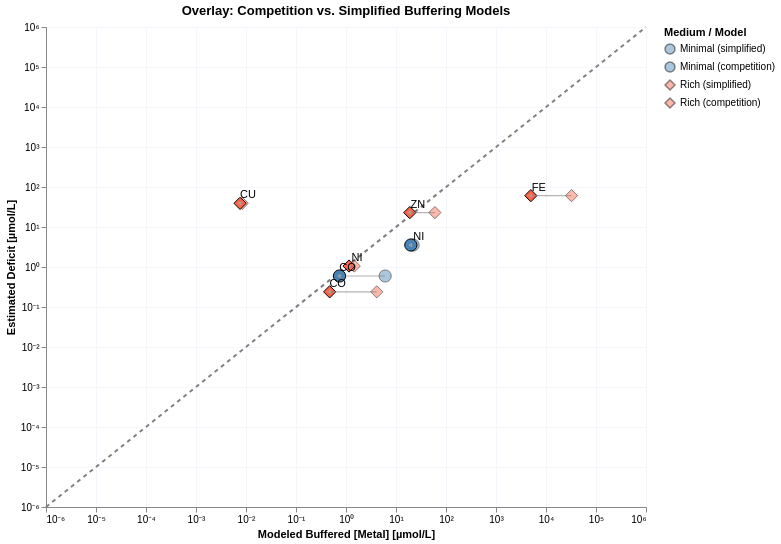

Here is the notebook cell this chart was saved with:
### Markdown cell above
### Plot 3 – Overlay: competition vs. simplified, with shift arrows

### Code cell
def prep_model_df(plot_df_pd, model_label: str) -> pl.DataFrame:
    return (
        pl.from_pandas(plot_df_pd)
        .with_columns([
            (pl.col("est_buf_center_M") * 1e6).alias("x_uM"),
            (pl.col("deficit_M")        * 1e6).alias("y_uM"),
            pl.lit(model_label).alias("model"),
        ])
        .filter((pl.col("x_uM") > 0) & (pl.col("y_uM") > 0))
    )

df_simp = prep_model_df(plot_df_simp, "simplified")
df_comp = prep_model_df(plot_df_comp, "competition")

df_simp = df_simp.with_columns(
    pl.concat_str([pl.col("Medium"), pl.lit(" (simplified)")]).alias("medium_model")
)
df_comp = df_comp.with_columns(
    pl.concat_str([pl.col("Medium"), pl.lit(" (competition)")]).alias("medium_model")
)

# ── Scales for the four-way legend ───────────────────────────────────────────
DOMAIN = [
    "Minimal (simplified)", "Minimal (competition)",
    "Rich (simplified)",    "Rich (competition)",
]
COLOR_RANGE = ["steelblue", "steelblue", "tomato", "tomato"]
SHAPE_RANGE = ["circle",    "circle",    "diamond", "diamond"]
OPACITY_RANGE = [0.4, 1.0, 0.4, 1.0]   # simplified = faded, competition = solid

color_scale4 = alt.Scale(domain=DOMAIN, range=COLOR_RANGE)
shape_scale4 = alt.Scale(domain=DOMAIN, range=SHAPE_RANGE)

_ax_x = alt.Axis(labelExpr=_log_label_unicode, title="Modeled Buffered [Metal] [µmol/L]")
_ax_y = alt.Axis(labelExpr=_log_label_unicode, title="Estimated Deficit [µmol/L]")

legend_cfg = alt.Legend(title="Medium / Model")
# Arrow table: one row per (Medium, Element) pair
df_arrows = (
    df_simp.join(df_comp, on=["Medium", "Element"], suffix="_comp")
    .filter(
        (pl.col("x_uM_comp") > 0) & (pl.col("y_uM_comp") > 0) &
        ((pl.col("x_uM_comp") - pl.col("x_uM")).abs() +
         (pl.col("y_uM_comp") - pl.col("y_uM")).abs() > 1e-10)
    )
)

# Compute arrowhead angle in log10 space — in Vega 0°=up, clockwise positive
x0 = df_arrows["x_uM"].to_numpy()
y0 = df_arrows["y_uM"].to_numpy()
x1 = df_arrows["x_uM_comp"].to_numpy()
y1 = df_arrows["y_uM_comp"].to_numpy()
math_angle = np.degrees(np.arctan2(np.log10(y1/y0), np.log10(x1/x0)))
vega_angle  = 90 - math_angle   # convert: math 0°=right → Vega 0°=up

df_arrows = df_arrows.with_columns(
    pl.Series("arrow_angle_deg", vega_angle)
)

x_scale = alt.Scale(type="log", domain=[1e-6, 1e6])
y_scale = alt.Scale(type="log", domain=[1e-6, 1e6])
color_scale = alt.Scale(
    domain=["Minimal","Rich"],
    range=["steelblue","tomato"]
)
shape_scale = alt.Scale(
    domain=["Minimal","Rich"],
    range=["circle","diamond"]
)

# 1. y = x reference
ref_line = (
    alt.Chart(pl.DataFrame({"v": [1e-6, 1e6]}))
    .mark_line(strokeDash=[4,4], color="gray")
    .encode(
        x=alt.X("v:Q", scale=x_scale, axis=_ax_x),
        y=alt.Y("v:Q", scale=y_scale, axis=_ax_y),
    )
)

# 2. Simplified points — semi-transparent
simp_pts = (
    alt.Chart(df_simp)
    .mark_point(filled=True, size=150, stroke="black", strokeWidth=1)
    .encode(
        x=alt.X("x_uM:Q", scale=x_scale, title="Modeled Buffered [Metal] [µmol/L]"),
        y=alt.Y("y_uM:Q", scale=y_scale, title="Estimated Deficit [µmol/L]"),
        color=alt.Color("medium_model:N", scale=color_scale4, legend=legend_cfg),
        shape=alt.Shape("medium_model:N", scale=shape_scale4, legend=legend_cfg),
        opacity=alt.OpacityValue(0.45),
    )
)


# 3. Competition points — opaque, with labels
comp_pts = (
    alt.Chart(df_comp)
    .mark_point(filled=True, size=150, stroke="black", strokeWidth=1)
    .encode(
        x=alt.X("x_uM:Q", scale=x_scale),
        y=alt.Y("y_uM:Q", scale=y_scale),
        color=alt.Color("medium_model:N", scale=color_scale4, legend=legend_cfg),
        shape=alt.Shape("medium_model:N", scale=shape_scale4, legend=legend_cfg),
        opacity=alt.OpacityValue(1.0),
    )
)

comp_labels = (
    alt.Chart(df_comp)
    .mark_text(dx=8, dy=-8, fontSize=11)
    .encode(
        x=alt.X("x_uM:Q", scale=x_scale),
        y=alt.Y("y_uM:Q", scale=y_scale),
        text="Element:N",
    )
)

# 4a. Arrow lines (simplified → competition)
arrow_lines = (
    alt.Chart(df_arrows)
    .mark_rule(color="gray", opacity=0.6, strokeWidth=1.2)
    .encode(
        x=alt.X( "x_uM:Q",      scale=x_scale),
        y=alt.Y( "y_uM:Q",      scale=y_scale),
        x2=alt.X2("x_uM_comp:Q"),
        y2=alt.Y2("y_uM_comp:Q"),
    )
)

# 4b. Arrowheads at the tip (competition end)
arrow_heads = (
    alt.Chart(df_arrows)
    .mark_point(shape="triangle", filled=True, size=20,
                color="darkgray", opacity=0.8)
    .encode(
        x=alt.X("x_uM_comp:Q", scale=x_scale),
        y=alt.Y("y_uM_comp:Q", scale=y_scale),
        angle=alt.Angle("arrow_angle_deg:Q",
                        scale=alt.Scale(domain=[0,360], range=[0,360])),
    )
)

chart3 = (
    ref_line +  simp_pts +  comp_pts + arrow_lines + arrow_heads + comp_labels
).properties(
    width=600, height=480,
    title="Overlay: Competition vs. Simplified Buffering Models"
).configure_axis(gridColor="#f3f6fa")
# chart3.save("notebooks/cofactors/buffer_figures/two_models_comparison.svg")
chart3

### Figure 1 — Vega-Lite specification as saved in the notebook (floating-point values rounded to 4 significant figures)
{"config": {"view": {"continuousWidth": 300, "continuousHeight": 300}, "axis": {"gridColor": "#f3f6fa"}}, "layer": [{"data": {"name": "data-1c3ca3cce69c13645fce19fabe446275"}, "mark": {"type": "line", "color": "gray", "strokeDash": [4, 4]}, "encoding": {"x": {"axis": {"labelExpr": "datum.value > 0 ? '10' + replace(replace(replace(replace(replace(replace(replace(replace(replace(replace(replace('' + round(log(datum.value)/LN10), '-','⁻'),'0','⁰'),'1','¹'),'2','²'),'3','³'),'4','⁴'),'5','⁵'),'6','⁶'),'7','⁷'),'8','⁸'),'9','⁹') : '0'", "title": "Modeled Buffered [Metal] [µmol/L]"}, "field": "v", "scale": {"domain": [1e-06, 1000000.0], "type": "log"}, "type": "quantitative"}, "y": {"axis": {"labelExpr": "datum.value > 0 ? '10' + replace(replace(replace(replace(replace(replace(replace(replace(replace(replace(replace('' + round(log(datum.value)/LN10), '-','⁻'),'0','⁰'),'1','¹'),'2','²'),'3','³'),'4','⁴'),'5','⁵'),'6','⁶'),'7','⁷'),'8','⁸'),'9','⁹') : '0'", "title": "Estimated Deficit [µmol/L]"}, "field": "v", "scale": {"domain": [1e-06, 1000000.0], "type": "log"}, "type": "quantitative"}}}, {"data": {"name": "data-4fe72102ee72f604529f7e15418acd16"}, "mark": {"type": "point", "filled": true, "size": 150, "stroke": "black", "strokeWidth": 1}, "encoding": {"color": {"field": "medium_model", "legend": {"title": "Medium / Model"}, "scale": {"domain": ["Minimal (simplified)", "Minimal (competition)", "Rich (simplified)", "Rich (competition)"], "range": ["steelblue", "steelblue", "tomato", "tomato"]}, "type": "nominal"}, "opacity": {"value": 0.45}, "shape": {"field": "medium_model", "legend": {"title": "Medium / Model"}, "scale": {"domain": ["Minimal (simplified)", "Minimal (competition)", "Rich (simplified)", "Rich (competition)"], "range": ["circle", "circle", "diamond", "diamond"]}, "type": "nominal"}, "x": {"field": "x_uM", "scale": {"domain": [1e-06, 1000000.0], "type": "log"}, "title": "Modeled Buffered [Metal] [µmol/L]", "type": "quantitative"}, "y": {"field": "y_uM", "scale": {"domain": [1e-06, 1000000.0], "type": "log"}, "title": "Estimated Deficit [µmol/L]", "type": "quantitative"}}}, {"data": {"name": "data-88c991d8db0566e8f768ba802818232e"}, "mark": {"type": "point", "filled": true, "size": 150, "stroke": "black", "strokeWidth": 1}, "encoding": {"color": {"field": "medium_model", "legend": {"title": "Medium / Model"}, "scale": {"domain": ["Minimal (simplified)", "Minimal (competition)", "Rich (simplified)", "Rich (competition)"], "range": ["steelblue", "steelblue", "tomato", "tomato"]}, "type": "nominal"}, "opacity": {"value": 1.0}, "shape": {"field": "medium_model", "legend": {"title": "Medium / Model"}, "scale": {"domain": ["Minimal (simplified)", "Minimal (competition)", "Rich (simplified)", "Rich (competition)"], "range": ["circle", "circle", "diamond", "diamond"]}, "type": "nominal"}, "x": {"field": "x_uM", "scale": {"domain": [1e-06, 1000000.0], "type": "log"}, "type": "quantitative"}, "y": {"field": "y_uM", "scale": {"domain": [1e-06, 1000000.0], "type": "log"}, "type": "quantitative"}}}, {"data": {"name": "data-1d491177edc45a59a130d6a57d0ef7df"}, "mark": {"type": "rule", "color": "gray", "opacity": 0.6, "strokeWidth": 1.2}, "encoding": {"x": {"field": "x_uM", "scale": {"domain": [1e-06, 1000000.0], "type": "log"}, "type": "quantitative"}, "x2": {"field": "x_uM_comp"}, "y": {"field": "y_uM", "scale": {"domain": [1e-06, 1000000.0], "type": "log"}, "type": "quantitative"}, "y2": {"field": "y_uM_comp"}}}, {"data": {"name": "data-1d491177edc45a59a130d6a57d0ef7df"}, "mark": {"type": "point", "color": "darkgray", "filled": true, "opacity": 0.8, "shape": "triangle", "size": 20}, "encoding": {"angle": {"field": "arrow_angle_deg", "scale": {"domain": [0, 360], "range": [0, 360]}, "type": "quantitative"}, "x": {"field": "x_uM_comp", "scale": {"domain": [1e-06, 1000000.0], "type": "log"}, "type": "quantitative"}, "y": {"field": "y_uM_comp", "scale": {"domain": [1e-06, 1000000.0], "type": "log"}, "type": "quantitative"}}}, {"data": {"name": "data-88c991d8db0566e8f768ba802818232e"}, "mark": {"type": "text", "dx": 8, "dy": -8, "fontSize": 11}, "encoding": {"text": {"field": "Element", "type": "nominal"}, "x": {"field": "x_uM", "scale": {"domain": [1e-06, 1000000.0], "type": "log"}, "type": "quantitative"}, "y": {"field": "y_uM", "scale": {"domain": [1e-06, 1000000.0], "type": "log"}, "type": "quantitative"}}}], "height": 480, "title": "Overlay: Competition vs. Simplified Buffering Models", "width": 600, "$schema": "https://vega.github.io/schema/vega-lite/v5.20.1.json", "datasets": {"data-1c3ca3cce69c13645fce19fabe446275": [{"v": 1e-06}, {"v": 1000000.0}], "data-4fe72102ee72f604529f7e15418acd16": [{"Medium": "Minimal", "Element": "CO", "est_buf_lb_M": 1.204e-07, "est_buf_ub_M": 1.202e-05, "est_buf_center_M": 6.07e-06, "deficit_M": 5.957e-07, "deficit_M_err": 1.145e-06, "x_uM": 6.07, "y_uM": 0.5957, "model": "simplified", "medium_model": "Minimal (simplified)"}, {"Medium": "Minimal", "Element": "NI", "est_buf_lb_M": 4.348e-07, "est_buf_ub_M": 4.348e-05, "est_buf_center_M": 2.196e-05, "deficit_M": 3.546e-06, "deficit_M_err": 1.154e-06, "x_uM": 21.96, "y_uM": 3.546, "model": "simplified", "medium_model": "Minimal (simplified)"}, {"Medium": "Rich", "Element": "FE", "est_buf_lb_M": 0.0006432, "est_buf_ub_M": 0.06414, "est_buf_center_M": 0.03239, "deficit_M": 6.076e-05, "deficit_M_err": 7.159e-05, "x_uM": 32390.0, "y_uM": 60.76, "model": "simplified", "medium_model": "Rich (simplified)"}, {"Medium": "Rich", "Element": "CO", "est_buf_lb_M": 8.183e-08, "est_buf_ub_M": 8.176e-06, "est_buf_center_M": 4.129e-06, "deficit_M": 2.397e-07, "deficit_M_err": 5.403e-08, "x_uM": 4.129, "y_uM": 0.2397, "model": "simplified", "medium_model": "Rich (simplified)"}, {"Medium": "Rich", "Element": "NI", "est_buf_lb_M": 2.895e-08, "est_buf_ub_M": 2.895e-06, "est_buf_center_M": 1.462e-06, "deficit_M": 1.057e-06, "deficit_M_err": 5.487e-07, "x_uM": 1.462, "y_uM": 1.057, "model": "simplified", "medium_model": "Rich (simplified)"}, {"Medium": "Rich", "Element": "CU", "est_buf_lb_M": 1.665e-10, "est_buf_ub_M": 1.665e-08, "est_buf_center_M": 8.407e-09, "deficit_M": 3.91e-05, "deficit_M_err": 1.588e-05, "x_uM": 0.008407, "y_uM": 39.1, "model": "simplified", "medium_model": "Rich (simplified)"}, {"Medium": "Rich", "Element": "ZN", "est_buf_lb_M": 1.187e-06, "est_buf_ub_M": 0.0001187, "est_buf_center_M": 5.993e-05, "deficit_M": 2.29e-05, "deficit_M_err": 4.917e-05, "x_uM": 59.93, "y_uM": 22.9, "model": "simplified", "medium_model": "Rich (simplified)"}], "data-88c991d8db0566e8f768ba802818232e": [{"Medium": "Minimal", "Element": "CO", "est_buf_lb_M": 1.016e-07, "est_buf_ub_M": 1.381e-06, "est_buf_center_M": 7.412e-07, "deficit_M": 5.957e-07, "deficit_M_err": 1.145e-06, "x_uM": 0.7412, "y_uM": 0.5957, "model": "competition", "medium_model": "Minimal (competition)"}, {"Medium": "Minimal", "Element": "NI", "est_buf_lb_M": 4.311e-07, "est_buf_ub_M": 3.919e-05, "est_buf_center_M": 1.981e-05, "deficit_M": 3.546e-06, "deficit_M_err": 1.154e-06, "x_uM": 19.81, "y_uM": 3.546, "model": "competition", "medium_model": "Minimal (competition)"}, {"Medium": "Rich", "Element": "FE", "est_buf_lb_M": 0.0004757, "est_buf_ub_M": 0.009474, "est_buf_center_M": 0.004975, "deficit_M": 6.076e-05, "deficit_M_err": 7.159e-05, "x_uM": 4975.0, "y_uM": 60.76, "model": "competition", "medium_model": "Rich (competition)"}, {"Medium": "Rich", "Element": "CO", "est_buf_lb_M": 6.63e-08, "est_buf_ub_M": 8.762e-07, "est_buf_center_M": 4.713e-07, "deficit_M": 2.397e-07, "deficit_M_err": 5.403e-08, "x_uM": 0.4713, "y_uM": 0.2397, "model": "competition", "medium_model": "Rich (competition)"}, {"Medium": "Rich", "Element": "NI", "est_buf_lb_M": 2.81e-08, "est_buf_ub_M": 2.275e-06, "est_buf_center_M": 1.151e-06, "deficit_M": 1.057e-06, "deficit_M_err": 5.487e-07, "x_uM": 1.151, "y_uM": 1.057, "model": "competition", "medium_model": "Rich (competition)"}, {"Medium": "Rich", "Element": "CU", "est_buf_lb_M": 1.66e-10, "est_buf_ub_M": 1.504e-08, "est_buf_center_M": 7.605e-09, "deficit_M": 3.91e-05, "deficit_M_err": 1.588e-05, "x_uM": 0.007605, "y_uM": 39.1, "model": "competition", "medium_model": "Rich (competition)"}, {"Medium": "Rich", "Element": "ZN", "est_buf_lb_M": 1.145e-06, "est_buf_ub_M": 3.667e-05, "est_buf_center_M": 1.891e-05, "deficit_M": 2.29e-05, "deficit_M_err": 4.917e-05, "x_uM": 18.91, "y_uM": 22.9, "model": "competition", "medium_model": "Rich (competition)"}], "data-1d491177edc45a59a130d6a57d0ef7df": [{"Medium": "Minimal", "Element": "CO", "est_buf_lb_M": 1.204e-07, "est_buf_ub_M": 1.202e-05, "est_buf_center_M": 6.07e-06, "deficit_M": 5.957e-07, "deficit_M_err": 1.145e-06, "x_uM": 6.07, "y_uM": 0.5957, "model": "simplified", "medium_model": "Minimal (simplified)", "est_buf_lb_M_comp": 1.016e-07, "est_buf_ub_M_comp": 1.381e-06, "est_buf_center_M_comp": 7.412e-07, "deficit_M_comp": 5.957e-07, "deficit_M_err_comp": 1.145e-06, "x_uM_comp": 0.7412, "y_uM_comp": 0.5957, "model_comp": "competition", "medium_model_comp": "Minimal (competition)", "arrow_angle_deg": -90.0}, {"Medium": "Minimal", "Element": "NI", "est_buf_lb_M": 4.348e-07, "est_buf_ub_M": 4.348e-05, "est_buf_center_M": 2.196e-05, "deficit_M": 3.546e-06, "deficit_M_err": 1.154e-06, "x_uM": 21.96, "y_uM": 3.546, "model": "simplified", "medium_model": "Minimal (simplified)", "est_buf_lb_M_comp": 4.311e-07, "est_buf_ub_M_comp": 3.919e-05, "est_buf_center_M_comp": 1.981e-05, "deficit_M_comp": 3.546e-06, "deficit_M_err_comp": 1.154e-06, "x_uM_comp": 19.81, "y_uM_comp": 3.546, "model_comp": "competition", "medium_model_comp": "Minimal (competition)", "arrow_angle_deg": -90.0}, {"Medium": "Rich", "Element": "FE", "est_buf_lb_M": 0.0006432, "est_buf_ub_M": 0.06414, "est_buf_center_M": 0.03239, "deficit_M": 6.076e-05, "deficit_M_err": 7.159e-05, "x_uM": 32390.0, "y_uM": 60.76, "model": "simplified", "medium_model": "Rich (simplified)", "est_buf_lb_M_comp": 0.0004757, "est_buf_ub_M_comp": 0.009474, "est_buf_center_M_comp": 0.004975, "deficit_M_comp": 6.076e-05, "deficit_M_err_comp": 7.159e-05, "x_uM_comp": 4975.0, "y_uM_comp": 60.76, "model_comp": "competition", "medium_model_comp": "Rich (competition)", "arrow_angle_deg": -90.0}, {"Medium": "Rich", "Element": "CO", "est_buf_lb_M": 8.183e-08, "est_buf_ub_M": 8.176e-06, "est_buf_center_M": 4.129e-06, "deficit_M": 2.397e-07, "deficit_M_err": 5.403e-08, "x_uM": 4.129, "y_uM": 0.2397, "model": "simplified", "medium_model": "Rich (simplified)", "est_buf_lb_M_comp": 6.63e-08, "est_buf_ub_M_comp": 8.762e-07, "est_buf_center_M_comp": 4.713e-07, "deficit_M_comp": 2.397e-07, "deficit_M_err_comp": 5.403e-08, "x_uM_comp": 0.4713, "y_uM_comp": 0.2397, "model_comp": "competition", "medium_model_comp": "Rich (competition)", "arrow_angle_deg": -90.0}, {"Medium": "Rich", "Element": "NI", "est_buf_lb_M": 2.895e-08, "est_buf_ub_M": 2.895e-06, "est_buf_center_M": 1.462e-06, "deficit_M": 1.057e-06, "deficit_M_err": 5.487e-07, "x_uM": 1.462, "y_uM": 1.057, "model": "simplified", "medium_model": "Rich (simplified)", "est_buf_lb_M_comp": 2.81e-08, "est_buf_ub_M_comp": 2.275e-06, "est_buf_center_M_comp": 1.151e-06, "deficit_M_comp": 1.057e-06, "deficit_M_err_comp": 5.487e-07, "x_uM_comp": 1.151, "y_uM_comp": 1.057, "model_comp": "competition", "medium_model_comp": "Rich (competition)", "arrow_angle_deg": -90.0}, {"Medium": "Rich", "Element": "CU", "est_buf_lb_M": 1.665e-10, "est_buf_ub_M": 1.665e-08, "est_buf_center_M": 8.407e-09, "deficit_M": 3.91e-05, "deficit_M_err": 1.588e-05, "x_uM": 0.008407, "y_uM": 39.1, "model": "simplified", "medium_model": "Rich (simplified)", "est_buf_lb_M_comp": 1.66e-10, "est_buf_ub_M_comp": 1.504e-08, "est_buf_center_M_comp": 7.605e-09, "deficit_M_comp": 3.91e-05, "deficit_M_err_comp": 1.588e-05, "x_uM_comp": 0.007605, "y_uM_comp": 39.1, "model_comp": "competition", "medium_model_comp": "Rich (competition)", "arrow_angle_deg": -90.0}, {"Medium": "Rich", "Element": "ZN", "est_buf_lb_M": 1.187e-06, "est_buf_ub_M": 0.0001187, "est_buf_center_M": 5.993e-05, "deficit_M": 2.29e-05, "deficit_M_err": 4.917e-05, "x_uM": 59.93, "y_uM": 22.9, "model": "simplified", "medium_model": "Rich (simplified)", "est_buf_lb_M_comp": 1.145e-06, "est_buf_ub_M_comp": 3.667e-05, "est_buf_center_M_comp": 1.891e-05, "deficit_M_comp": 2.29e-05, "deficit_M_err_comp": 4.917e-05, "x_uM_comp": 18.91, "y_uM_comp": 22.9, "model_comp": "competition", "medium_model_comp": "Rich (competition)", "arrow_angle_deg": -90.0}]}}
